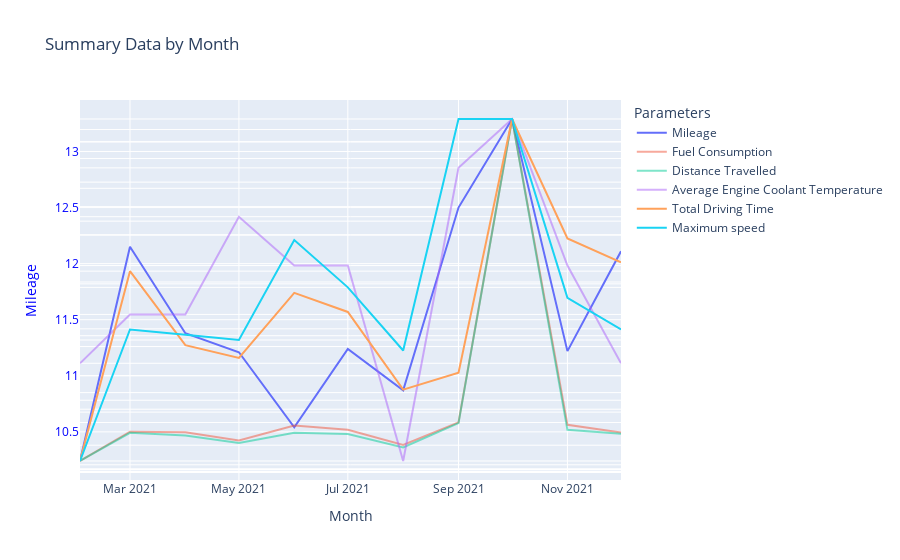

The notebook cell this image was saved under:
### Markdown cell above
Plotting the historic Data

### Code cell
import plotly.express as px
import plotly.graph_objects as go

fig = go.Figure()

fig.add_trace(go.Scatter(x=summary_df['timeframe'], y=summary_df['mileage'], 
                         mode='lines', name='Mileage', yaxis='y1'))

fig.add_trace(go.Scatter(x=summary_df['timeframe'], y=summary_df['fuel'], 
                         mode='lines', name='Fuel Consumption', yaxis='y2', opacity=0.5))

fig.add_trace(go.Scatter(x=summary_df['timeframe'], y=summary_df['distance'], 
                         mode='lines', name='Distance Travelled', yaxis='y3',opacity=0.5))

fig.add_trace(go.Scatter(x=summary_df['timeframe'], y=summary_df['coolant_temp'], 
                         mode='lines', name='Average Engine Coolant Temperature', yaxis='y4',opacity=0.5))

fig.add_trace(go.Scatter(x=summary_df['timeframe'], y=summary_df['total_drive_time'], 
                         mode='lines', name='Total Driving Time', yaxis='y5'))

fig.add_trace(go.Scatter(x=summary_df['timeframe'], y=summary_df['max_speed'], 
                         mode='lines', name='Maximum speed', yaxis='y6'))


fig.update_layout(
    title=f'Summary Data by {ch.capitalize()}',
    xaxis=dict(title=ch.capitalize()),

    yaxis=dict(
        title="Mileage",
        titlefont=dict(color="blue"),
        tickfont=dict(color="blue"),
    ),

    yaxis2=dict(
        overlaying="y",
        showticklabels=False
    ),
    
    yaxis3=dict(
        overlaying="y",
        showticklabels=False
    ),
    
    yaxis4=dict(
        overlaying="y",
        showticklabels=False
    ),

    yaxis5=dict(
        overlaying="y",
        showticklabels=False
    ),
    yaxis6=dict(
        overlaying="y",
        showticklabels=False
    ),

    legend_title_text='Parameters'
)

fig.show()

### Figure 1 — Plotly figure (JSON) as saved in the notebook; plotly's stock layout.template omitted (floating-point values rounded to 4 significant figures)
{"data": [{"mode": "lines", "name": "Mileage", "type": "scatter", "x": ["2021-02-01T00:00:00", "2021-03-01T00:00:00", "2021-04-01T00:00:00", "2021-05-01T00:00:00", "2021-06-01T00:00:00", "2021-07-01T00:00:00", "2021-08-01T00:00:00", "2021-09-01T00:00:00", "2021-10-01T00:00:00", "2021-11-01T00:00:00", "2021-12-01T00:00:00"], "y": [10.24, 12.15, 11.38, 11.21, 10.54, 11.24, 10.87, 12.5, 13.29, 11.22, 12.11], "yaxis": "y"}, {"mode": "lines", "name": "Fuel Consumption", "opacity": 0.5, "type": "scatter", "x": ["2021-02-01T00:00:00", "2021-03-01T00:00:00", "2021-04-01T00:00:00", "2021-05-01T00:00:00", "2021-06-01T00:00:00", "2021-07-01T00:00:00", "2021-08-01T00:00:00", "2021-09-01T00:00:00", "2021-10-01T00:00:00", "2021-11-01T00:00:00", "2021-12-01T00:00:00"], "y": [17.43, 64.25, 63.29, 50.05, 74.01, 67.19, 43.12, 79.02, 563.0, 75.27, 62.75], "yaxis": "y2"}, {"mode": "lines", "name": "Distance Travelled", "opacity": 0.5, "type": "scatter", "x": ["2021-02-01T00:00:00", "2021-03-01T00:00:00", "2021-04-01T00:00:00", "2021-05-01T00:00:00", "2021-06-01T00:00:00", "2021-07-01T00:00:00", "2021-08-01T00:00:00", "2021-09-01T00:00:00", "2021-10-01T00:00:00", "2021-11-01T00:00:00", "2021-12-01T00:00:00"], "y": [178.4, 780.8, 720.5, 561.0, 780.1, 755.0, 468.5, 987.5, 7480.0, 844.4, 759.7], "yaxis": "y3"}, {"mode": "lines", "name": "Average Engine Coolant Temperature", "opacity": 0.5, "type": "scatter", "x": ["2021-02-01T00:00:00", "2021-03-01T00:00:00", "2021-04-01T00:00:00", "2021-05-01T00:00:00", "2021-06-01T00:00:00", "2021-07-01T00:00:00", "2021-08-01T00:00:00", "2021-09-01T00:00:00", "2021-10-01T00:00:00", "2021-11-01T00:00:00", "2021-12-01T00:00:00"], "y": [85, 86, 86, 88, 87, 87, 83, 89, 90, 87, 85], "yaxis": "y4"}, {"mode": "lines", "name": "Total Driving Time", "type": "scatter", "x": ["2021-02-01T00:00:00", "2021-03-01T00:00:00", "2021-04-01T00:00:00", "2021-05-01T00:00:00", "2021-06-01T00:00:00", "2021-07-01T00:00:00", "2021-08-01T00:00:00", "2021-09-01T00:00:00", "2021-10-01T00:00:00", "2021-11-01T00:00:00", "2021-12-01T00:00:00"], "y": [529.5, 2000.0, 1427.0, 1328.0, 1831.0, 1684, 1082.0, 1213.0, 3179.0, 2254.0, 2069.0], "yaxis": "y5"}, {"mode": "lines", "name": "Maximum speed", "type": "scatter", "x": ["2021-02-01T00:00:00", "2021-03-01T00:00:00", "2021-04-01T00:00:00", "2021-05-01T00:00:00", "2021-06-01T00:00:00", "2021-07-01T00:00:00", "2021-08-01T00:00:00", "2021-09-01T00:00:00", "2021-10-01T00:00:00", "2021-11-01T00:00:00", "2021-12-01T00:00:00"], "y": [77, 102, 101, 100, 119, 110, 98, 142, 142, 108, 102], "yaxis": "y6"}], "layout": {"legend": {"title": {"text": "Parameters"}}, "title": {"text": "Summary Data by Month"}, "xaxis": {"title": {"text": "Month"}}, "yaxis": {"tickfont": {"color": "blue"}, "title": {"font": {"color": "blue"}, "text": "Mileage"}}, "yaxis2": {"overlaying": "y", "showticklabels": false}, "yaxis3": {"overlaying": "y", "showticklabels": false}, "yaxis4": {"overlaying": "y", "showticklabels": false}, "yaxis5": {"overlaying": "y", "showticklabels": false}, "yaxis6": {"overlaying": "y", "showticklabels": false}}}
